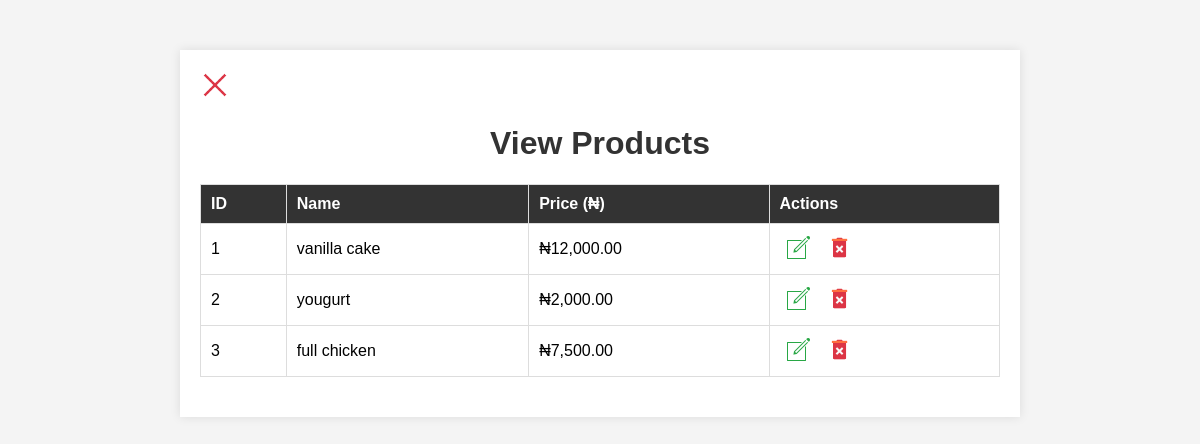
Page /products/view_products.php on the committed database.
### tables this page shows
CREATE TABLE `products` (
  `id` int(11) NOT NULL,
  `name` varchar(255) NOT NULL,
  `price` decimal(10,2) NOT NULL
);

### products/view_products.php (the view, shortened to what this page needs)
<?php
include '../includes/db.php';
$sql = "SELECT * FROM products";
$result = $conn->query($sql);
?>
<!DOCTYPE html>
<html lang="en">
<head>
</head>
<body>
    <div class="container">
    <a href="../index.php">
        <img src="/project/icons/icons-cancel.png" alt="back" style="width: 30px; height: 30px;">
    </a>
        <h1>View Products</h1>
        <table>
            <thead>
                <tr>
                    <th>ID</th>
                    <th>Name</th>
                    <th>Price (₦)</th>
                    <th>Actions</th>
                </tr>
            </thead>
            <tbody>
                <?php if ($result->num_rows > 0): ?>
                    <?php while ($row = $result->fetch_assoc()): ?>
                        <tr>
                            <td><?php echo $row['id']; ?></td>
                            <td><?php echo $row['name']; ?></td>
                            <td>₦<?php echo number_format($row['price'], 2); ?></td>
                            <td>
                                <button class="edit_btn">
                                    <a href="edit_product.php?id=<?php echo $row['id']; ?>" class="edit_text">
                                        <img src="/project/icons/icons-edit.png" alt="Edit" style="width: 25px; height: 25px;">
                                    </a>
                                </button>
                                <button class="dlt_btn">
                                    <a href="view_products.php?delete_id=<?php echo $row['id']; ?>" onclick="return confirm('Are you sure you want to delete this product?');" class="dlt_text">
                                        <img src="/project/icons/icons-remove.png" alt="Delete" style="width: 25px; height: 25px;">
                                    </a>
                                </button>
                            </td>
                        </tr>
                    <?php endwhile; ?>
                <?php else: ?>
                    <tr>
                        <td colspan="4">No products found.</td>
                    </tr>
                <?php endif; ?>
            </tbody>
        </table>
    </div>
</body>
</html>

### products/view_products.php (style rules this page uses)
body { font-family: Arial, sans-serif; background-color: #f4f4f4; }
.container { max-width: 800px; margin: 50px auto; padding: 20px; background-color: #fff; box-shadow: 0 0 10px rgba(0, 0, 0, 0.1); }
h1 { text-align: center; color: #333; }
table { width: 100%; border-collapse: collapse; margin-bottom: 20px; }
table, th, td { border: 1px solid #ddd; }
th, td { padding: 10px; text-align: left; }
th { background-color: #333; color: #fff; }
button { border: none; background-color: #fff; }

### rows in the picture
products: id "1", name "vanilla cake", price "12,000.00"
products: id "2", name "yougurt", price "2,000.00"
products: id "3", name "full chicken", price "7,500.00"
